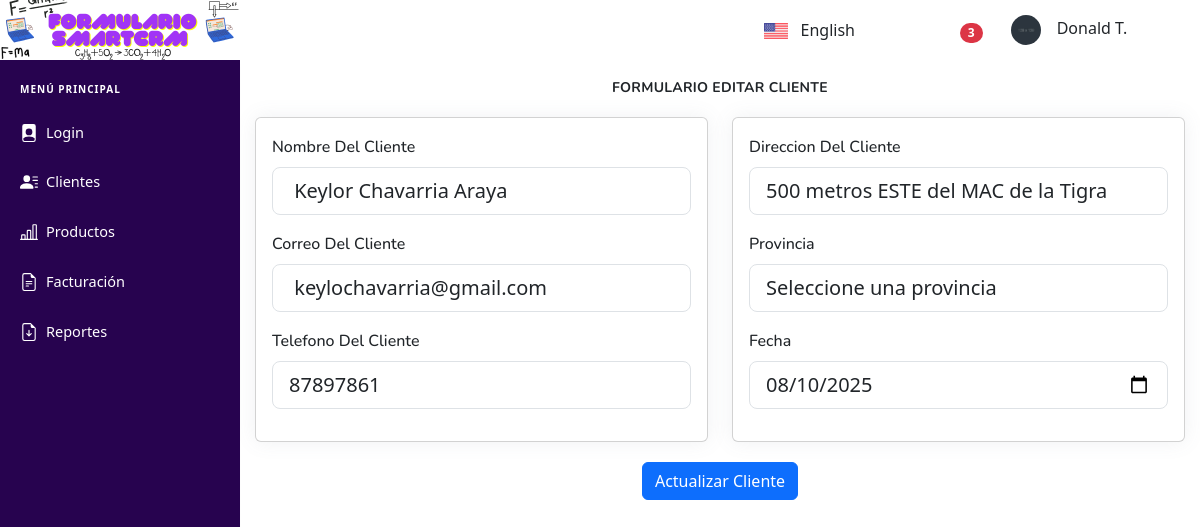
The app's page /editarCliente/43 with its own data.
### tables this page shows
CREATE TABLE "Clientes" (
	"idCliente"	INTEGER NOT NULL,
	"nombre"	TEXT NOT NULL,
	"correo"	TEXT NOT NULL,
	"telefono"	INTEGER NOT NULL,
	"direccion"	TEXT,
	"provincia"	TEXT NOT NULL,
	"fecha_registro"	TEXT,
	"activo"	INTEGER DEFAULT 1,
	PRIMARY KEY("idCliente" AUTOINCREMENT)
);

### app.py (the view)
@app.route("/editarCliente/<int:idCliente>")
def editarCliente(idCliente):
    con = conectar()
    cursor = con.cursor()
    cursor.execute("SELECT * FROM Clientes WHERE idCliente = ?", (idCliente,))
    cliente = cursor.fetchone()
    con.close()
    if cliente:
        return render_template("editarCliente.html", cliente=cliente)
    else:
        return "Cliente no encontrado", 404

### app.py (called while the page is built)
def conectar():
    return sqlite3.connect('DB.db')

### templates/editarCliente.html (shortened to what this page needs)
{% extends 'includes/header.html' %}
{% block content %}
<form id="formEditarCliente">
    <div class="row">
        <div class="col-12" style="margin-bottom: 20px;">
            <h4 class="card-title text-center fw-bold estilo">Formulario Editar Cliente</h4>
        </div>
        <div class="col-md-6">
            <div class="card card-body">
                <div class="mb-3">
                    <label class="form-label" for="txtNombreCli">Nombre Del Cliente</label>
                    <input type="text" class="form-control form-control-lg"
                           id="txtNombreCli" name="txtNombreCli" value="{{ cliente[1] }}">
                </div>
                <div class="mb-3">
                    <label class="form-label" for="txtCorreoCli">Correo Del Cliente</label>
                    <input type="text" class="form-control form-control-lg"
                           id="txtCorreoCli" name="txtCorreoCli" value="{{ cliente[2] }}">
                </div>
                <div class="mb-3">
                    <label class="form-label" for="txtTelefonoCli">Telefono Del Cliente</label>
                    <input type="number" class="form-control form-control-lg"
                           id="txtTelefonoCli" name="txtTelefonoCli" value="{{ cliente[3] }}">
                </div>
            </div>
        </div>
        <div class="col-md-6">
            <div class="card card-body">
                <div class="mb-3">
                    <label class="form-label" for="txtDireccionCli">Direccion Del Cliente</label>
                    <input type="text" class="form-control form-control-lg"
                           id="txtDireccionCli" name="txtDireccionCli" value="{{ cliente[4] }}">
                </div>
                <div class="mb-3">
                    <label class="form-label" for="slcProvincias">Provincia</label>
                    <select class="form-control form-control-lg" id="slcProvincias" name="slcProvincias">
                        <option value="">Seleccione una provincia</option>
                    </select>
                </div>
                <div class="mb-3">
                    <label class="form-label" for="fecha">Fecha</label>
                    <input type="date" class="form-control form-control-lg" id="fecha"
                           name="fecha" value="{{ cliente[6] | safe }}">
                </div>
            </div>
        </div>
    </div>
</form>
 <div style="width: 100%; text-align:center;">
    <button id="btnActualizarCliente" type="button" class="btn btn-primary">
        Actualizar Cliente
    </button>
</div>
{% endblock %}

### templates/editarCliente.html (style rules this page uses)
form { margin-top: 80px; margin-left: 15px; margin-right: 15px; }

### records on screen
Clientes: txtNombreCli "Keylor Chavarria Araya", txtCorreoCli "keylochavarria@gmail.com", txtTelefonoCli "87897861", txtDireccionCli "500 metros ESTE del MAC de la Tigra", fecha "08/10/2025"
